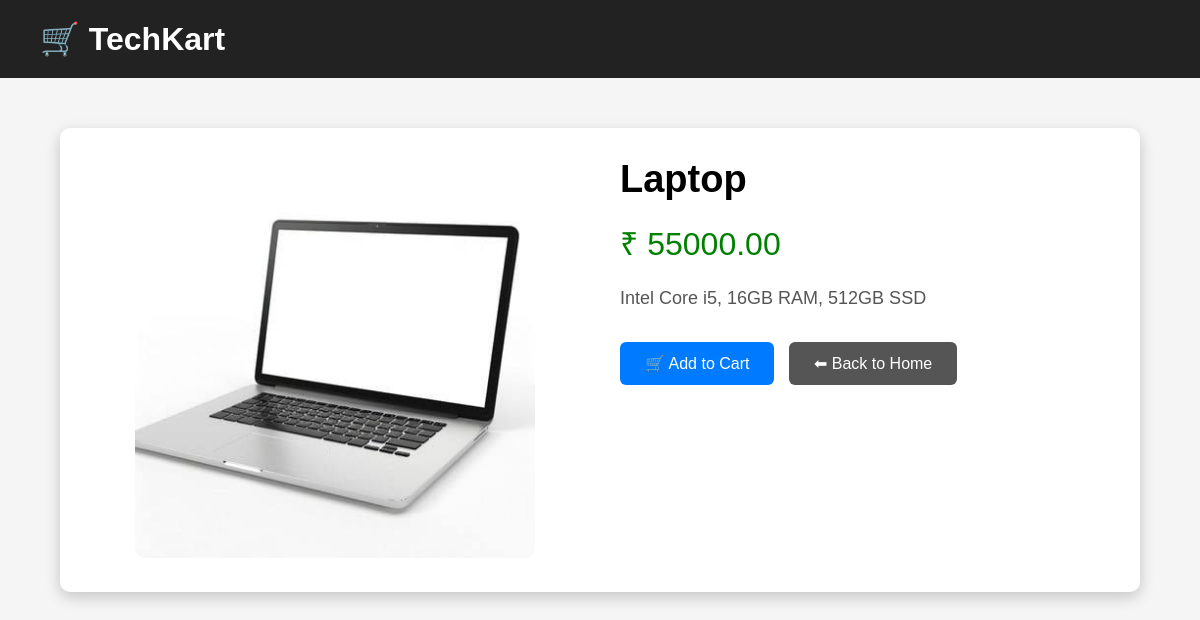
/product/1/, run on the app's committed database.
### store/models.py (models this page shows, shortened)
class Product(models.Model):
    name = models.CharField(max_length=200)
    price = models.DecimalField(max_digits=10, decimal_places=2)
    description = models.TextField()
    image = models.ImageField(upload_to='products/', blank=True, null=True)

### store/views.py (the view)
# urls.py: path('product/<int:id>/', views.product_detail, name='product_detail'),
def product_detail(request, id):
    product = get_object_or_404(Product, id=id)
    return render(request, 'product_detail.html', {'product': product})

### templates/product_detail.html (shortened to what this page needs)
<!DOCTYPE html>
<html lang="en">
<head>
</head>
<body>
<nav>
    <h1>🛒 TechKart</h1>
</nav>
<div class="container">
    <div class="product-box">
        <div class="image">
            {% if product.image %}
                <img src="{{ product.image.url }}" alt="{{ product.name }}">
            {% endif %}
        </div>
        <div class="details">
            <h2>{{ product.name }}</h2>
            <div class="price">
                ₹ {{ product.price }}
            </div>
            <p>
                {{ product.description }}
            </p>
            <a href="{% url 'add_to_cart' product.id %}" class="btn">
                🛒 Add to Cart
            </a>
            <a href="/" class="btn back">
                ⬅ Back to Home
            </a>
        </div>
    </div>
</div>
</body>
</html>

### templates/product_detail.html (style rules this page uses)
* { margin:0; padding:0; box-sizing:border-box; font-family:Arial, sans-serif; }
body { background:#f5f5f5; }
nav { background:#222; color:white; padding:20px 40px; }
nav h1 { font-size:32px; }
.container { width:90%; margin:50px auto; }
.product-box { display:flex; gap:40px; background:white; padding:30px; border-radius:10px; box-shadow:0 5px 15px rgba(0,0,0,.2); }
.image { flex:1; text-align:center; }
.image img { width:100%; max-width:400px; height:400px; object-fit:cover; border-radius:10px; }
.details { flex:1; }
.details h2 { font-size:38px; margin-bottom:20px; }
.price { color:green; font-size:32px; margin-bottom:20px; }
.details p { font-size:18px; line-height:28px; margin-bottom:30px; color:#555; }
.btn { display:inline-block; text-decoration:none; background:#007BFF; color:white; padding:12px 25px; border-radius:6px; margin-right:10px; transition:.3s; }
.back { background:#555; }

### data on the page
Product: image (picture), name "Laptop", price "55000.00", description "Intel Core i5, 16GB RAM, 512GB SSD"
